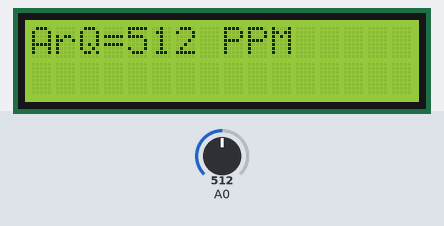
Simulated run of this sketch. Board: Arduino Uno, built with avr-gcc and run on an emulated ATmega328P. On the bench: 16×2 character LCD. The test bench sets the inputs (shaded band); at power-on: A0 = 512. What the sketch prints to the serial monitor is not drawn.

Above: at 1.2 s.
1.3 s: A0 set to 716
At 6.2 s:
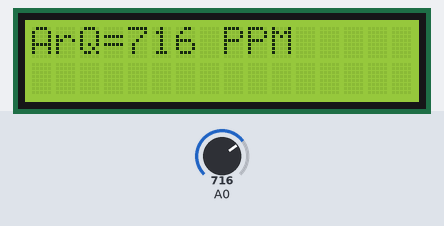
11.6 s: A0 set to 900
At 16.1 s:
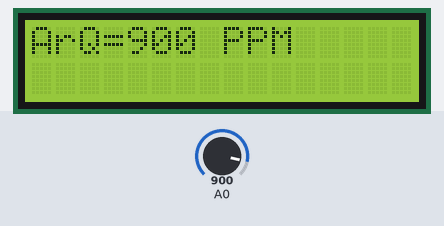
21.6 s: A0 set to 1023
At 26.0 s:
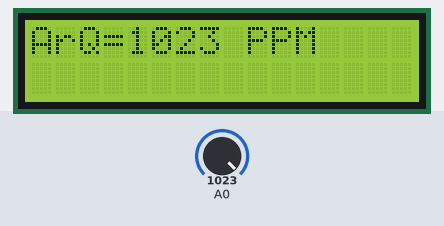
Timing chart, 0 to 27.5 s (numbered marks = the images above; inputs shaded):
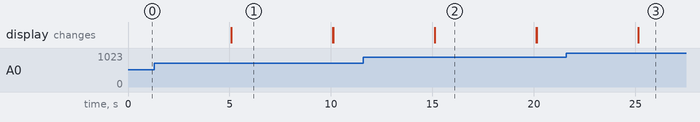

Measured:
- after the input at 1.3 s, the display: first differs from a run without the input after 3.8 s (image 1)
- after the input at 11.6 s, the display: first differs from a run without the input after 3.5 s (image 2)
- after the input at 21.6 s, the display: first differs from a run without the input after 3.5 s (image 3)
- what the display in image 1 shows lasts 5.0 s, from 5.1 s to 10.1 s

The sketch:

MQ_135_LCD.ino
```cpp
/*********
 By Alexandros Panagiotakopoulos
*********/

#include <LiquidCrystal_I2C.h>

int sensorValue;

// set the LCD number of columns and rows
int time_count_second=0; //Declaring a time counter for each second
int lcdColumns = 16;
int lcdRows = 2;

// set LCD address, number of columns and rows
// if you don't know your display address, run an I2C scanner sketch
LiquidCrystal_I2C lcd(0x27, lcdColumns, lcdRows);

void setup(){

  // initialize LCD
  lcd.init();
  // turn on LCD backlight
  lcd.backlight();
  Serial.begin(9600);
}

void loop(){
  sensorValue = analogRead(0);       // read analog input pin 0
  Serial.print("AirQua=");
  Serial.print(sensorValue, DEC);               // prints the value read
  Serial.println(" PPM");
  //random number generator
   time_count_second++; //adding each second on the time counter

  // set cursor to first column, first row
  lcd.setCursor(0, 0);
  lcd.print("ArQ=");
  lcd.print(sensorValue,DEC);   // print message
  lcd.print(" PPM");
  delay(5000);    // Wait 5 seconds
  lcd.clear();   // clears the display to print new message
}
```
